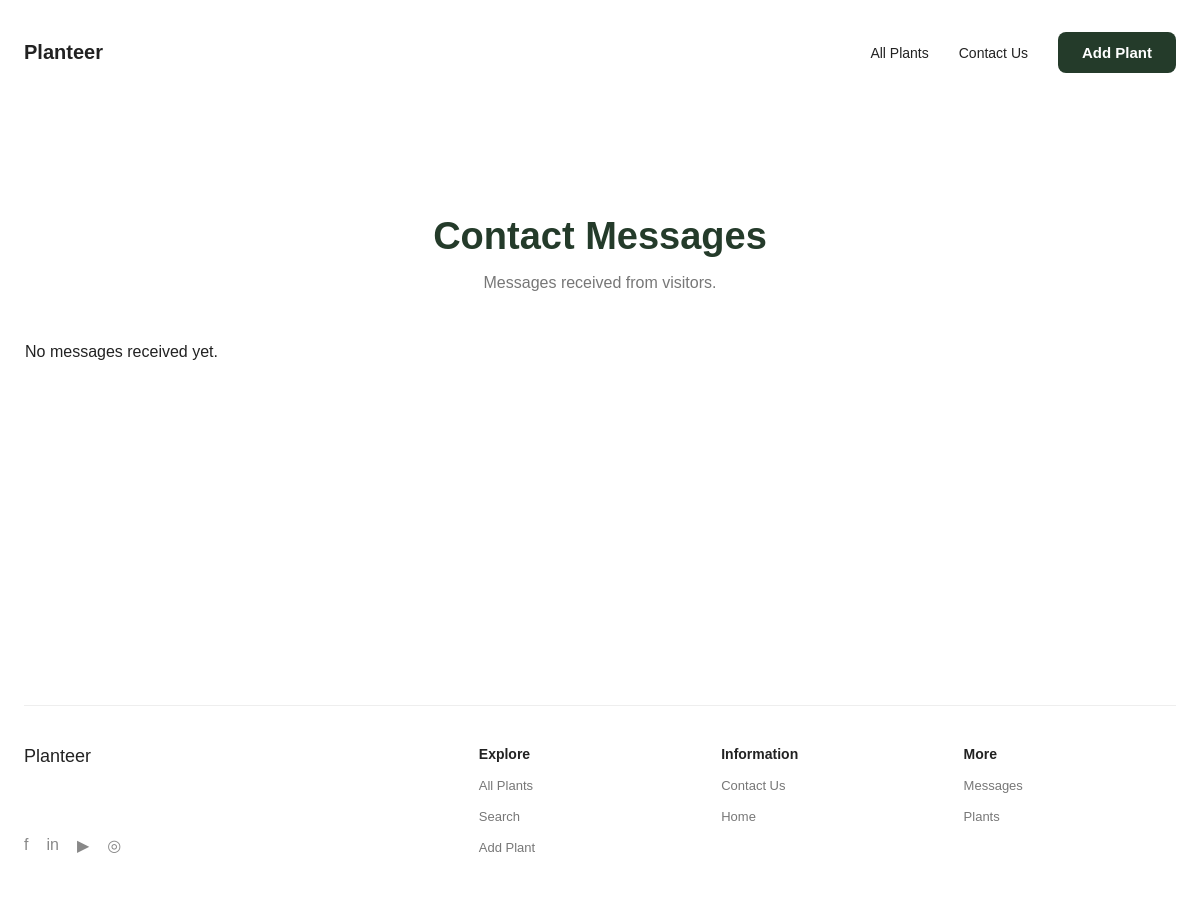
Before: /contact/messages/ with the older database file.
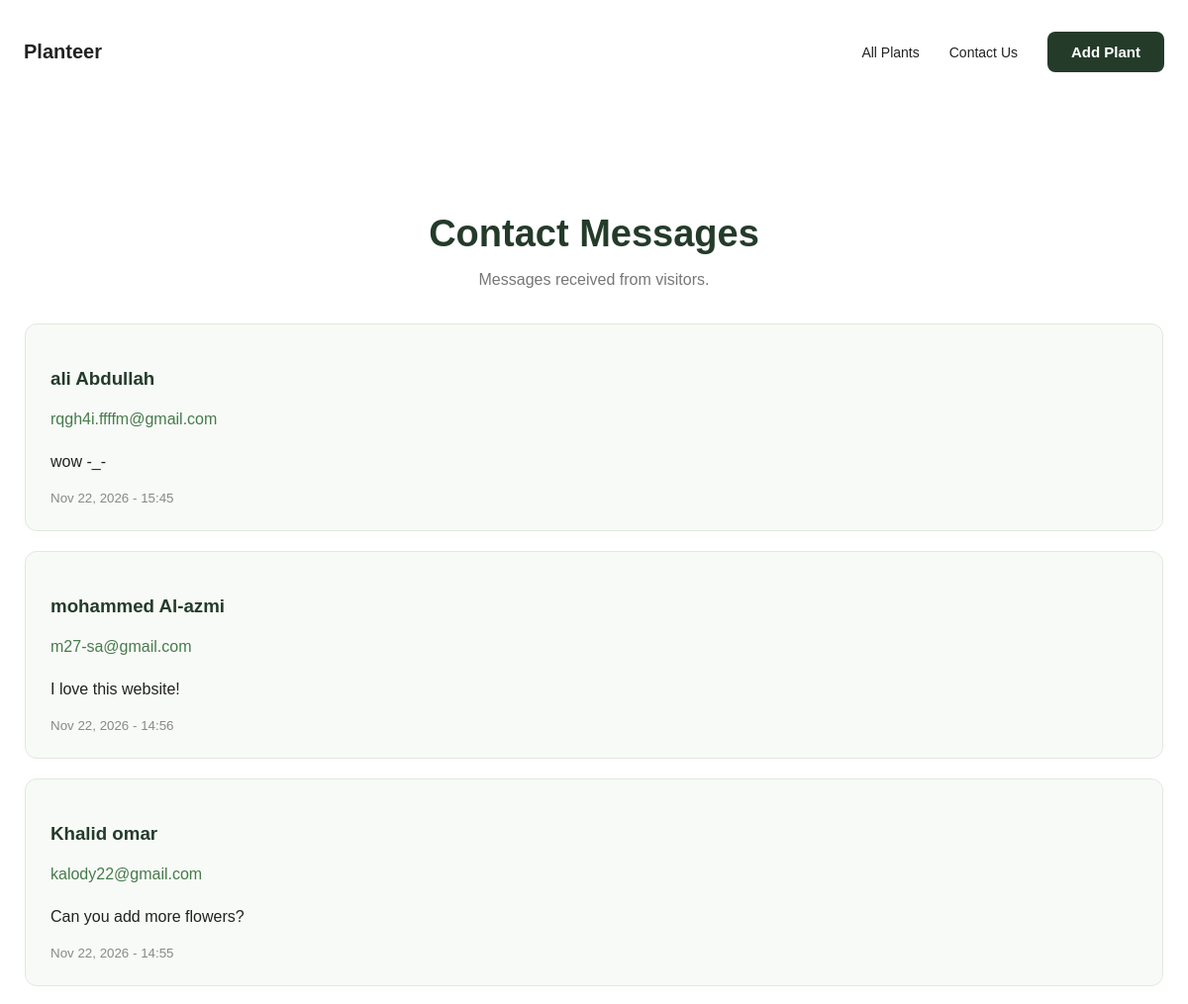
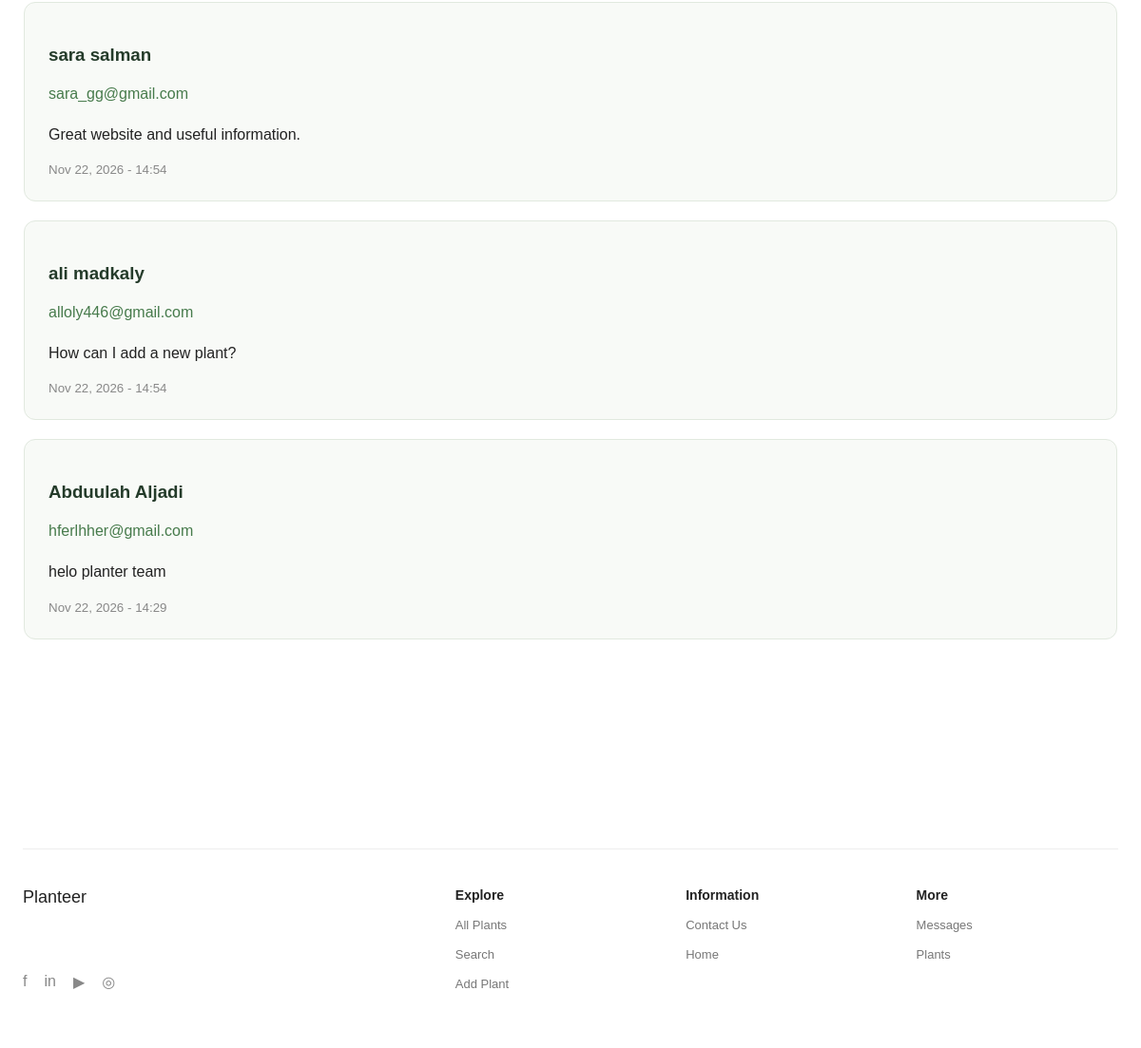
After: the same page with the newer database file (2 pictures, top to bottom).
### main/models.py (models this page shows, shortened)
class Contact(models.Model):
    first_name = models.CharField(max_length=100)
    last_name = models.CharField(max_length=100)
    email = models.EmailField()
    message = models.TextField()
    created_at = models.DateTimeField(auto_now_add=True)

### main/views.py (the view)
# urls.py: path('contact/messages/', views.contact_messages, name='contact_messages'),
def contact_messages(request):
    messages = Contact.objects.all().order_by('-created_at')
    return render(request, 'main/contact_messages.html', {
        'messages': messages
    })

### main/templates/main/contact_messages.html (shortened to what this page needs)
{% extends 'main/base.html' %}
{% block content %}
<section class="contact-section">
    <div class="contact-header">
        <h1>Contact Messages</h1>
        <p>Messages received from visitors.</p>
    </div>
    <div class="messages-grid">
        {% for message in messages %}
            <div class="message-card">
                <h3>
                    {{ message.first_name }}
                    {{ message.last_name }}
                </h3>
                <p class="message-email">
                    {{ message.email }}
                </p>
                <p>{{ message.message }}</p>
                <small>
                    {{ message.created_at|date:"M d, Y - H:i" }}
                </small>
            </div>
        {% empty %}
            <p>No messages received yet.</p>
        {% endfor %}
    </div>
</section>
{% endblock %}

Changed rows visible on the page:
added Contact: first_name "ali", last_name "Abdullah", email "rqgh4i.ffffm@gmail.com", message "wow -_-", created_at "Nov 22, 2026 - 15:45"
added Contact: first_name "mohammed", last_name "Al-azmi", email "m27-sa@gmail.com", message "I love this website!", created_at "Nov 22, 2026 - 14:56"
added Contact: first_name "Khalid", last_name "omar", email "kalody22@gmail.com", message "Can you add more flowers?", created_at "Nov 22, 2026 - 14:55"
added Contact: first_name "sara", last_name "salman", email "sara_gg@gmail.com", message "Great website and useful information.", created_at "Nov 22, 2026 - 14:54"
added Contact: first_name "ali", last_name "madkaly", email "alloly446@gmail.com", message "How can I add a new plant?", created_at "Nov 22, 2026 - 14:54"
added Contact: first_name "Abduulah", last_name "Aljadi", email "hferlhher@gmail.com", message "helo planter team", created_at "Nov 22, 2026 - 14:29"
Other visible differences:
text no longer shown: "No messages received yet."
